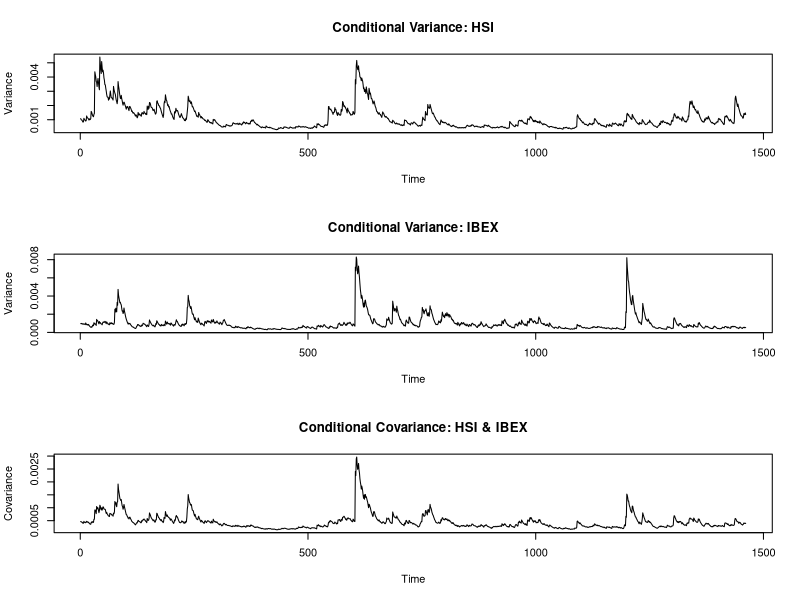
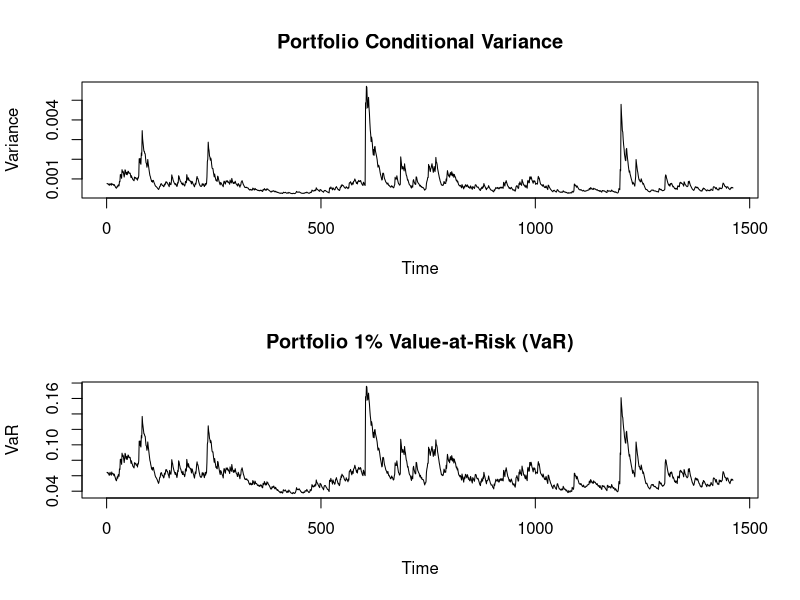
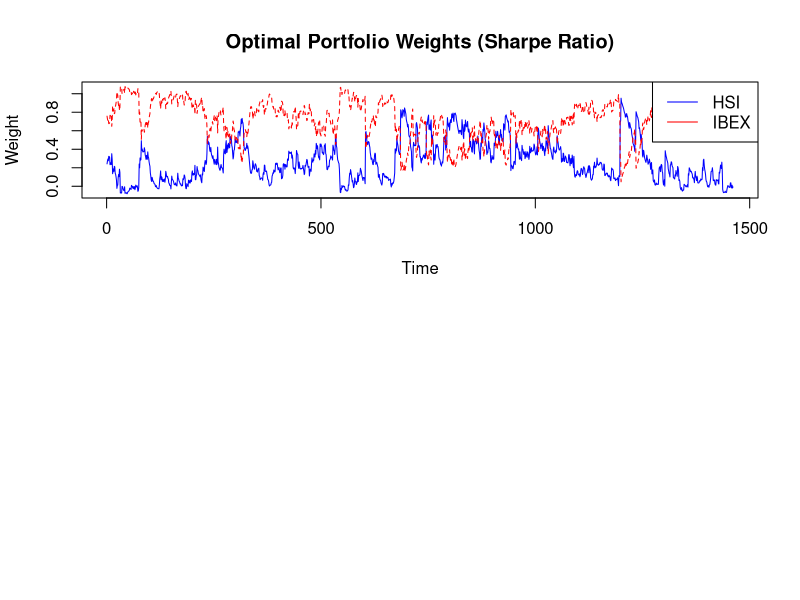

R code for these plots, in order:
library(ggplot2)
library(scales)

# --- Load Data ---
hsi <- read.table("HSI.txt")
ibex <- read.table("IBEX.txt")

hsi_ret <- diff(log(hsi$V1))
ibex_ret <- diff(log(ibex$V1))
T <- length(hsi_ret)

# --- GARCH(1,1) Log-Likelihood Function ---
garch_loglik <- function(params, data) {
  omega <- abs(params[1])
  alpha <- abs(params[2])
  beta <- abs(params[3])
  T <- length(data)
  sigma2 <- rep(var(data), T)
  ll <- 0
  for (t in 2:T) {
    sigma2[t] <- omega + alpha * data[t-1]^2 + beta * sigma2[t-1]
    ll <- ll - 0.5 * (log(2 * pi) + log(sigma2[t]) + data[t]^2 / sigma2[t])
  }
  return(-ll)
}

# --- Estimate GARCH(1,1) Models ---
opt_hsi <- optim(c(0.01, 0.05, 0.9), garch_loglik, data = hsi_ret)
opt_ibex <- optim(c(0.01, 0.05, 0.9), garch_loglik, data = ibex_ret)
params_hsi <- abs(opt_hsi$par)
params_ibex <- abs(opt_ibex$par)

# --- Filter Conditional Variances ---
get_sigma2 <- function(params, data) {
  omega <- params[1]; alpha <- params[2]; beta <- params[3]
  sigma2 <- rep(var(data), length(data))
  for (t in 2:length(data)) {
    sigma2[t] <- omega + alpha * data[t-1]^2 + beta * sigma2[t-1]
  }
  return(sigma2)
}

sigma2_hsi <- get_sigma2(params_hsi, hsi_ret)
sigma2_ibex <- get_sigma2(params_ibex, ibex_ret)

# --- Estimate CCC Correlation ---
z_hsi <- hsi_ret / sqrt(sigma2_hsi)
z_ibex <- ibex_ret / sqrt(sigma2_ibex)
rho_hat <- cor(z_hsi, z_ibex)

# --- Construct Conditional Covariance Matrices Ht ---
Ht <- array(NA, c(T, 2, 2))
cov_hsi_ibex <- numeric(T)
for (t in 1:T) {
  D_t <- diag(c(sqrt(sigma2_hsi[t]), sqrt(sigma2_ibex[t])))
  R <- matrix(c(1, rho_hat, rho_hat, 1), 2)
  Ht[t,,] <- D_t %*% R %*% D_t
  cov_hsi_ibex[t] <- Ht[t,1,2]
}

# --- Portfolio Variance and VaR (1%) ---
w <- c(0.3, 0.7)
port_var <- sapply(1:T, function(t) t(w) %*% Ht[t,,] %*% w)
VaR_1pct <- -qnorm(0.01) * sqrt(port_var)

# --- Optimal Sharpe-Ratio Portfolio Weights ---
mu <- c(mean(hsi_ret), mean(ibex_ret))
w_opt <- matrix(NA, nrow = T, ncol = 2)
for (t in 1:T) {
  H_inv <- solve(Ht[t,,])
  temp <- H_inv %*% mu
  w_opt[t,] <- temp / sum(temp)
}

# --- Combine Outputs in a Data Frame ---
results <- data.frame(
  sigma2_hsi = sigma2_hsi,
  sigma2_ibex = sigma2_ibex,
  cov_hsi_ibex = cov_hsi_ibex,
  port_var = port_var,
  VaR_1pct = VaR_1pct,
  weight_hsi = w_opt[,1],
  weight_ibex = w_opt[,2]
)

# --- Plotting ---
par(mfrow = c(3,1))
plot(results$sigma2_hsi, type='l', main="Conditional Variance: HSI", ylab="Variance", xlab="Time")
plot(results$sigma2_ibex, type='l', main="Conditional Variance: IBEX", ylab="Variance", xlab="Time")
plot(results$cov_hsi_ibex, type='l', main="Conditional Covariance: HSI & IBEX", ylab="Covariance", xlab="Time")

par(mfrow = c(2,1))
plot(results$port_var, type='l', main="Portfolio Conditional Variance", ylab="Variance", xlab="Time")
plot(results$VaR_1pct, type='l', main="Portfolio 1% Value-at-Risk (VaR)", ylab="VaR", xlab="Time")

matplot(results[, c("weight_hsi", "weight_ibex")], type='l', col=c("blue","red"),
        main="Optimal Portfolio Weights (Sharpe Ratio)", ylab="Weight", xlab="Time")
legend("topright", legend=c("HSI","IBEX"), col=c("blue","red"), lty=1)

# --- Print Weights for T+1 ---
cat("\nOptimal weights at T+1:\n")
print(round(w_opt[T,], 4))